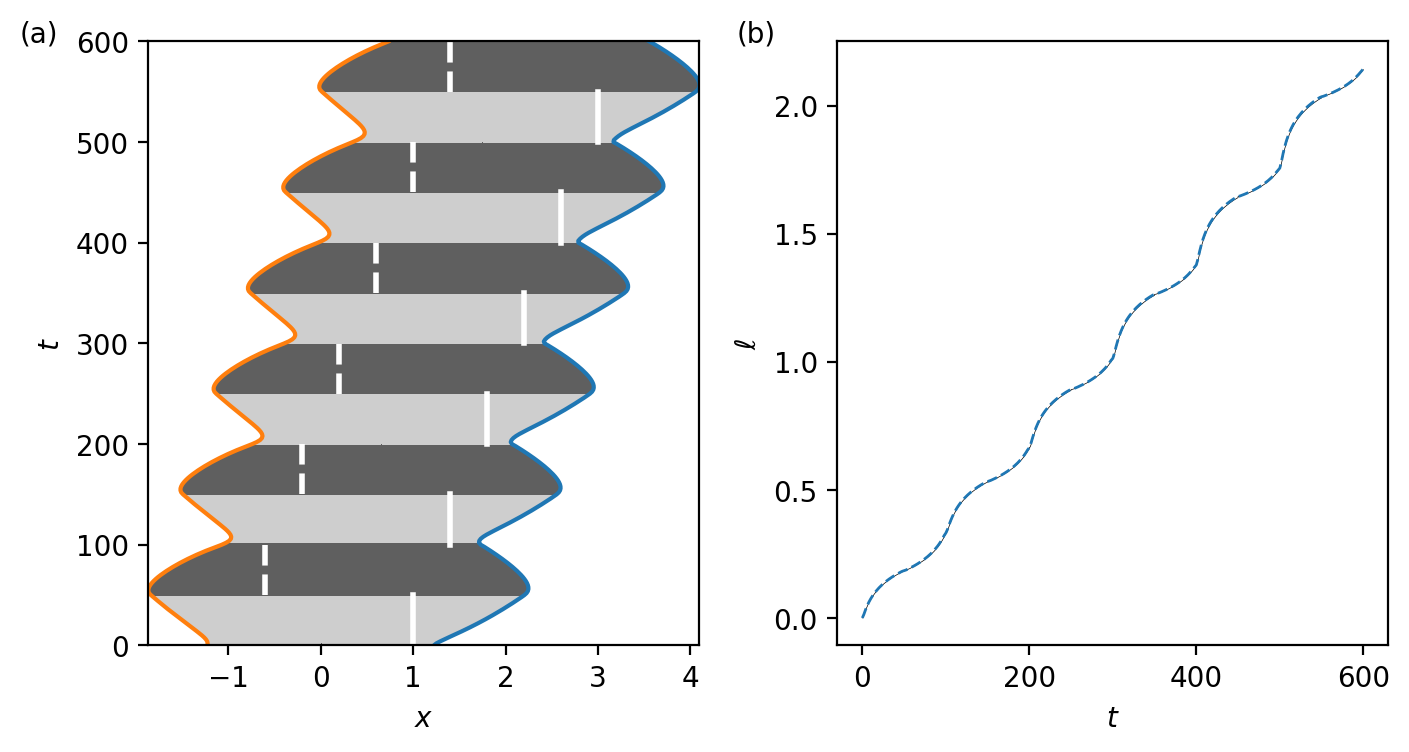

Python code for this plot:
# -*- coding: utf-8 -*-
"""
Data generation for Figure 08
"""
import sys
sys.path.append("../main/")
from ODEdrop2D import *
from pdeloader import *
from matplotlib.gridspec import GridSpec
from scipy.io import loadmat
from mpl_toolkits.axes_grid1.inset_locator import inset_axes
from matplotlib.patches import Rectangle

def q(t):
    n = 1 + (t//100) # Cycle
    
    if t < (100*n-50):
        return 0.6 + 0.4*n
    else:
        return -1 + 0.4*n

V = lambda t: Vperiodic(t-25,m=20,p=100,Vavg=2,Vamp=1)


# Solve the ODE problem
drop = ODEdrop2D(ic=(np.sqrt(1.5),-np.sqrt(1.5)),t_end=600,V=V,flux=q)
drop.solve()
t = np.linspace(0,600,301)
t_in = sum([[0+ti,ti+49.999,np.nan] for ti in np.arange(0,600,100)],[])
t_out = sum([[50+ti,ti+99.999,np.nan] for ti in np.arange(0,600,100)],[])


ab = drop.evaluate(t)


fig = plt.figure(figsize=(8,4))
gs = GridSpec(1, 2, figure=fig,wspace=0.25)

ax0 = fig.add_subplot(gs[0],adjustable='box')

T,X = np.meshgrid(t,[-1,0,1])
U = np.tile(0.5-0.2*np.sign(V(t)[1]),(3,1))

ax0.pcolor(0.5*(ab[0]-ab[1])*X+0.5*(ab[0]+ab[1]),T,U[:-1,:-1],\
           cmap='Greys',vmin=0,vmax=1,shading='flat')

ax0.plot(ab[0],t,ab[1],t)
ax0.plot([q(ti) for ti in t_in],t_in,'w',lw=2)
ax0.plot([q(ti) for ti in t_out],t_out,'w--',lw=2)


ax1 = fig.add_subplot(gs[1],adjustable='box')


PDEdata = loadmat('Figure08_PDEb.mat')
a_pde = PDEdata['a'].flatten()
b_pde = PDEdata['b'].flatten()
t_pde = PDEdata['t_final_PDE'].flatten()

ax1.plot(t_pde,0.5*(a_pde+b_pde),'k',lw=0.25)
ax1.plot(t,0.5*(ab[0]+ab[1]),'--',lw=1)

ax1.text(-150,ax1.get_ylim()[1],'(b)')
ax1.set_ylabel('$\\ell$')
ax1.set_xlabel('$t$')

ax0.text(-3.25,ax0.get_ylim()[1],'(a)')
ax0.set_ylabel('$t$')
ax0.set_xlabel('$x$')

plt.savefig('Figure08.png', bbox_inches='tight',dpi=200)